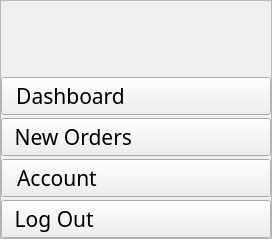
        <widget class="QFrame" name="MenuBar">
         <property name="maximumSize">
          <size>
           <width>380</width>
           <height>16777215</height>
          </size>
         </property>
         <property name="styleSheet">
          <string notr="true">border:2px solid #48ACAC;
background-color:#48ACAC;
color:white;
QPushButton::hover
{
background-color : rgb(48,147,141);
}
</string>
         </property>
         <property name="frameShape">
          <enum>QFrame::StyledPanel</enum>
         </property>
         <property name="frameShadow">
          <enum>QFrame::Raised</enum>
         </property>
         <layout class="QVBoxLayout" name="verticalLayout">
          <property name="spacing">
           <number>3</number>
          </property>
          <property name="leftMargin">
           <number>0</number>
          </property>
          <property name="topMargin">
           <number>0</number>
          </property>
          <property name="rightMargin">
           <number>0</number>
          </property>
          <property name="bottomMargin">
           <number>0</number>
          </property>
          <item>
           <widget class="QLabel" name="label">
            <property name="minimumSize">
             <size>
              <width>0</width>
              <height>70</height>
             </size>
            </property>
            <property name="maximumSize">
             <size>
              <width>16777215</width>
              <height>100</height>
             </size>
            </property>
            <property name="text">
             <string/>
            </property>
            <property name="pixmap">
             <pixmap resource="resources2.qrc">:/Icons/Icons/logoApto-removebg-preview.png</pixmap>
            </property>
           </widget>
          </item>
          <item>
           <spacer name="verticalSpacer">
            <property name="orientation">
             <enum>Qt::Vertical</enum>
            </property>
            <property name="sizeType">
             <enum>QSizePolicy::Maximum</enum>
            </property>
            <property name="sizeHint" stdset="0">
             <size>
              <width>15</width>
              <height>3</height>
             </size>
            </property>
           </spacer>
          </item>
          <item>
           <widget class="QPushButton" name="btnOrderDispatcherDashboard">
            <property name="maximumSize">
             <size>
              <width>16777215</width>
              <height>70</height>
             </size>
            </property>
            <property name="font">
             <font>
              <family>Century Gothic</family>
              <pointsize>16</pointsize>
             </font>
            </property>
            <property name="cursor">
             <cursorShape>PointingHandCursor</cursorShape>
            </property>
            <property name="styleSheet">
             <string notr="true">
QPushButton::hover
{
background-color : rgb(47,149,141);
}
#ManagerDashboard
{
color: rgb(255, 255, 255);
}
#ManagerDashboard::hover
{
background-color : rgb(47, 149, 141);
}



</string>
            </property>
            <property name="text">
             <string>  Dashboard                          </string>
            </property>
            <property name="icon">
             <iconset resource="resources2.qrc">
              <normaloff>:/Icons/Icons/Dashboard.png</normaloff>:/Icons/Icons/Dashboard.png</iconset>
            </property>
            <property name="iconSize">
             <size>
              <width>40</width>
              <height>40</height>
             </size>
            </property>
            <property name="default">
             <bool>false</bool>
            </property>
            <property name="flat">
             <bool>false</bool>
            </property>
           </widget>
          </item>
          <item>
           <widget class="QPushButton" name="btnOrderDispatcherNewOrders">
            <property name="maximumSize">
             <size>
              <width>16777215</width>
              <height>70</height>
             </size>
            </property>
            <property name="font">
             <font>
              <family>Century Gothic</family>
              <pointsize>16</pointsize>
             </font>
            </property>
            <property name="cursor">
             <cursorShape>PointingHandCursor</cursorShape>
            </property>
            <property name="styleSheet">
             <string notr="true">
QPushButton::hover
{
background-color : rgb(47,149,141);
}

#ManagerAgentManagement
{

color: rgb(255, 255, 255);
}
#ManagerAgentManagement::hover
{
background-color : rgb(47, 149, 141);
}


</string>
            </property>
            <property name="text">
             <string> New Orders                        </string>
            </property>
            <property name="icon">
             <iconset resource="resources2.qrc">
              <normaloff>:/Icons/Icons/Management.png</normaloff>:/Icons/Icons/Management.png</iconset>
            </property>
            <property name="iconSize">
             <size>
              <width>40</width>
              <height>35</height>
             </size>
            </property>
           </widget>
          </item>
          <item>
           <widget class="QPushButton" name="btnOrderDispatcherAccount">
            <property name="maximumSize">
             <size>
              <width>16777215</width>
              <height>70</height>
             </size>
            </property>
            <property name="font">
             <font>
              <family>Century Gothic</family>
              <pointsize>16</pointsize>
             </font>
            </property>
            <property name="cursor">
             <cursorShape>PointingHandCursor</cursorShape>
            </property>
            <property name="styleSheet">
             <string notr="true">
QPushButton::hover
{
background-color : rgb(47,149,141);
}
#ManagerAccount
{

color: rgb(255, 255, 255);
}
#ManagerAccount::hover
{
background-color : rgb(47, 149, 141);
}


</string>
            </property>
            <property name="text">
             <string> Account                              </string>
            </property>
            <property name="icon">
             <iconset resource="resources2.qrc">
              <normaloff>:/Icons/Icons/account.png</normaloff>:/Icons/Icons/account.png</iconset>
            </property>
            <property name="iconSize">
             <size>
              <width>35</width>
              <height>40</height>
             </size>
            </property>
           </widget>
          </item>
          <item>
           <widget class="QPushButton" name="btnOrderDispatcherLogOut">
            <property name="maximumSize">
             <size>
              <width>16777215</width>
              <height>70</height>
             </size>
            </property>
            <property name="font">
             <font>
              <family>Century Gothic</family>
              <pointsize>16</pointsize>
             </font>
            </property>
            <property name="cursor">
             <cursorShape>PointingHandCursor</cursorShape>
            </property>
            <property name="styleSheet">
             <string notr="true">
QPushButton::hover
{
background-color : rgb(47,149,141);
}
#ManagerLogOut
{

color: rgb(255, 255, 255);
}
#ManagerLogOut::hover
{
background-color : rgb(47, 149, 141);
}


</string>
            </property>
            <property name="text">
             <string> Log Out                               </string>
            </property>
            <property name="icon">
             <iconset resource="resources2.qrc">
              <normaloff>:/Icons/Icons/icons8-logout-rounded-60.png</normaloff>:/Icons/Icons/icons8-logout-rounded-60.png</iconset>
            </property>
            <property name="iconSize">
             <size>
              <width>35</width>
              <height>40</height>
             </size>
            </property>
           </widget>
          </item>
         </layout>
        </widget>
